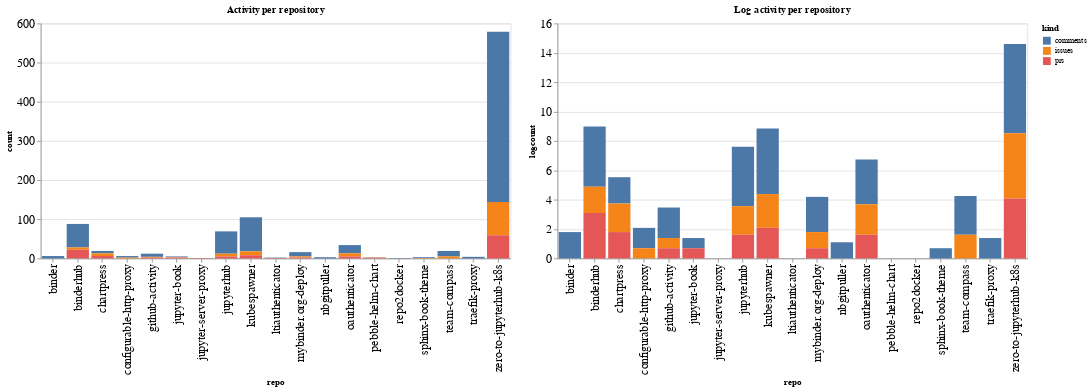

This figure's notebook cell:
### Code cell
ch1 = alt.Chart(repo_summaries, width=600, title="Activity per repository").mark_bar().encode(
    x='repo',
    y='count',
    color='kind',
    tooltip="kind"
)

ch2 = alt.Chart(repo_summaries, width=600, title="Log activity per repository").mark_bar().encode(
    x='repo',
    y='logcount',
    color='kind',
    tooltip="kind"
)

ch1 | ch2

### Figure 1 — Vega-Lite specification as saved in the notebook (floating-point values rounded to 4 significant figures)
{"config": {"axisLeft": {"labelFontSize": 15}, "axisBottom": {"labelFontSize": 15}}, "hconcat": [{"mark": "bar", "encoding": {"color": {"type": "nominal", "field": "kind"}, "tooltip": {"type": "nominal", "field": "kind"}, "x": {"type": "nominal", "field": "repo"}, "y": {"type": "quantitative", "field": "count"}}, "title": "Activity per repository", "width": 600}, {"mark": "bar", "encoding": {"color": {"type": "nominal", "field": "kind"}, "tooltip": {"type": "nominal", "field": "kind"}, "x": {"type": "nominal", "field": "repo"}, "y": {"type": "quantitative", "field": "logcount"}}, "title": "Log activity per repository", "width": 600}], "data": {"name": "data-fe1ab805899a5a54577650c6260abaeb"}, "$schema": "https://vega.github.io/schema/vega-lite/v4.8.1.json", "datasets": {"data-fe1ab805899a5a54577650c6260abaeb": [{"repo": "binder", "kind": "comments", "count": 6, "logcount": 1.792}, {"repo": "binderhub", "kind": "comments", "count": 60, "logcount": 4.094}, {"repo": "binderhub", "kind": "issues", "count": 6, "logcount": 1.792}, {"repo": "binderhub", "kind": "prs", "count": 22, "logcount": 3.091}, {"repo": "chartpress", "kind": "comments", "count": 6, "logcount": 1.792}, {"repo": "chartpress", "kind": "issues", "count": 7, "logcount": 1.946}, {"repo": "chartpress", "kind": "prs", "count": 6, "logcount": 1.792}, {"repo": "configurable-http-proxy", "kind": "comments", "count": 4, "logcount": 1.386}, {"repo": "configurable-http-proxy", "kind": "issues", "count": 2, "logcount": 0.6931}, {"repo": "github-activity", "kind": "comments", "count": 8, "logcount": 2.079}, {"repo": "github-activity", "kind": "issues", "count": 2, "logcount": 0.6931}, {"repo": "github-activity", "kind": "prs", "count": 2, "logcount": 0.6931}, {"repo": "jupyter-book", "kind": "comments", "count": 2, "logcount": 0.6931}, {"repo": "jupyter-book", "kind": "issues", "count": 1, "logcount": 0.0}, {"repo": "jupyter-book", "kind": "prs", "count": 2, "logcount": 0.6931}, {"repo": "jupyter-server-proxy", "kind": "prs", "count": 1, "logcount": 0.0}, {"repo": "jupyterhub", "kind": "comments", "count": 57, "logcount": 4.043}, {"repo": "jupyterhub", "kind": "issues", "count": 7, "logcount": 1.946}, {"repo": "jupyterhub", "kind": "prs", "count": 5, "logcount": 1.609}, {"repo": "kubespawner", "kind": "comments", "count": 87, "logcount": 4.466}, {"repo": "kubespawner", "kind": "issues", "count": 10, "logcount": 2.303}, {"repo": "kubespawner", "kind": "prs", "count": 8, "logcount": 2.079}, {"repo": "ltiauthenticator", "kind": "comments", "count": 1, "logcount": 0.0}, {"repo": "ltiauthenticator", "kind": "prs", "count": 1, "logcount": 0.0}, {"repo": "mybinder.org-deploy", "kind": "comments", "count": 11, "logcount": 2.398}, {"repo": "mybinder.org-deploy", "kind": "issues", "count": 3, "logcount": 1.099}, {"repo": "mybinder.org-deploy", "kind": "prs", "count": 2, "logcount": 0.6931}, {"repo": "nbgitpuller", "kind": "comments", "count": 3, "logcount": 1.099}, {"repo": "oauthenticator", "kind": "comments", "count": 21, "logcount": 3.045}, {"repo": "oauthenticator", "kind": "issues", "count": 8, "logcount": 2.079}, {"repo": "oauthenticator", "kind": "prs", "count": 5, "logcount": 1.609}, {"repo": "pebble-helm-chart", "kind": "comments", "count": 1, "logcount": 0.0}, {"repo": "pebble-helm-chart", "kind": "issues", "count": 1, "logcount": 0.0}, {"repo": "pebble-helm-chart", "kind": "prs", "count": 1, "logcount": 0.0}, {"repo": "repo2docker", "kind": "comments", "count": 1, "logcount": 0.0}, {"repo": "sphinx-book-theme", "kind": "comments", "count": 2, "logcount": 0.6931}, {"repo": "sphinx-book-theme", "kind": "issues", "count": 1, "logcount": 0.0}, {"repo": "team-compass", "kind": "comments", "count": 14, "logcount": 2.639}, {"repo": "team-compass", "kind": "issues", "count": 5, "logcount": 1.609}, {"repo": "traefik-proxy", "kind": "comments", "count": 4, "logcount": 1.386}, {"repo": "zero-to-jupyterhub-k8s", "kind": "comments", "count": 435, "logcount": 6.075}, {"repo": "zero-to-jupyterhub-k8s", "kind": "issues", "count": 85, "logcount": 4.443}, {"repo": "zero-to-jupyterhub-k8s", "kind": "prs", "count": 59, "logcount": 4.078}]}}
